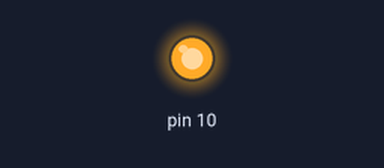
Recording of a sketch running on a simulated Arduino Uno, built with avr-gcc and run on an emulated ATmega328P. Parts: output pins drawn as LEDs (lit = HIGH).

Above: at 1.1 s.
At 7.6 s:
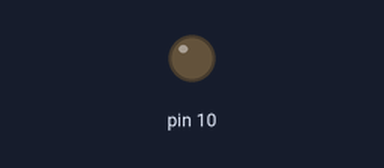
Timing chart, 0 to 10.5 s (numbered marks = the images above):
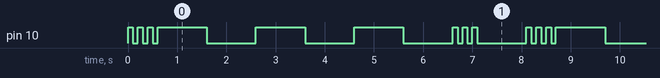

The sketch:

LAB1.ino
```cpp
void setup() {
  // initialize digital pin LED_BUILTIN as an output.
  pinMode(10, OUTPUT);
}
void loop() {
  digitalWrite(10, HIGH);
  delay(100);
  digitalWrite(10, LOW);
  delay(100);
  digitalWrite(10, HIGH);
  delay(100);
  digitalWrite(10, LOW);
  delay(100);
  digitalWrite(10, HIGH);
  delay(100);
  digitalWrite(10, LOW);
  delay(100);


  digitalWrite(10, HIGH);
  delay(1000);
  digitalWrite(10, LOW);
  delay(1000);
  digitalWrite(10, HIGH);
  delay(1000);
  digitalWrite(10, LOW);
  delay(1000);
  digitalWrite(10, HIGH);
  delay(1000);
  digitalWrite(10, LOW);
  delay(1000);


  digitalWrite(10, HIGH);
  delay(100);
  digitalWrite(10, LOW);
  delay(100);
  digitalWrite(10, HIGH);
  delay(100);
  digitalWrite(10, LOW);
  delay(100);
  digitalWrite(10, HIGH);
  delay(100);
  digitalWrite(10, LOW);
  delay(1000);
}
```

Measured:
- by itself, pin 10: repeats every 8.1 s: 2 × (LOW 0.10 s, HIGH 0.10 s), LOW 0.10 s, 3 × (HIGH 1.0 s, LOW 1.0 s), 2 × (HIGH 0.10 s, LOW 0.10 s), HIGH 0.10 s, LOW 1.0 s, HIGH 0.10 s
- by itself, everything shown: repeats every 8.1 s, in 18 steps
